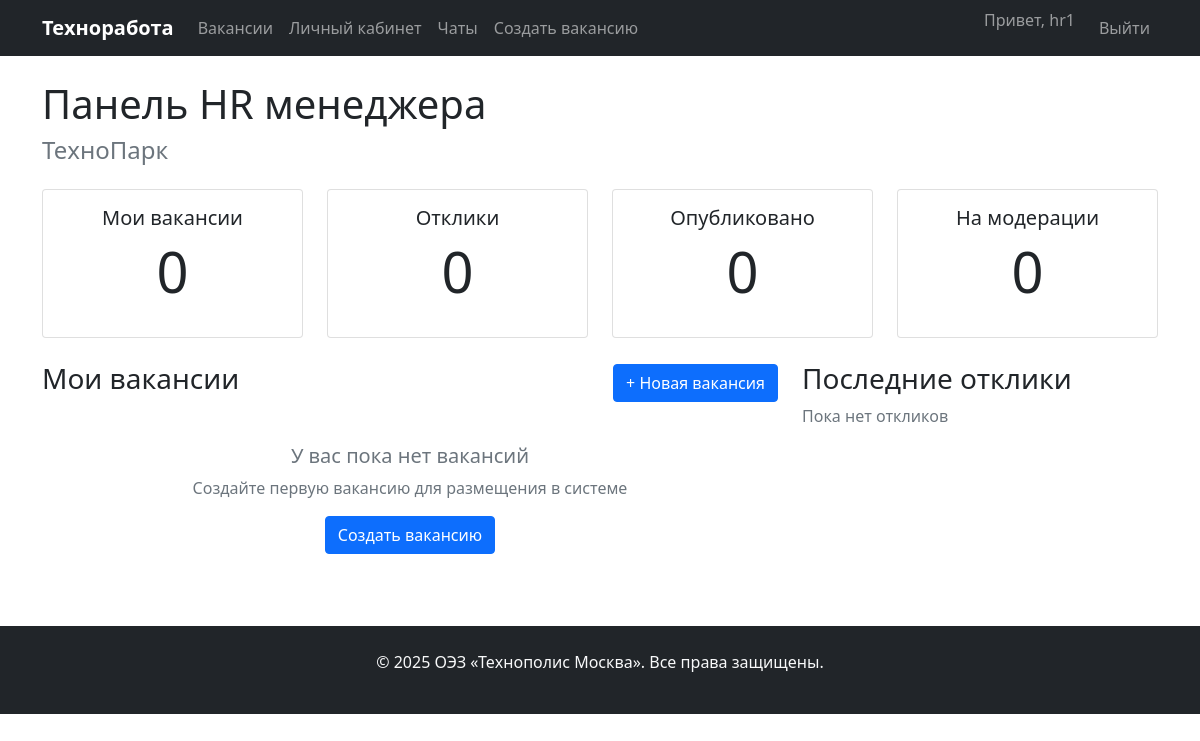
/dashboard/ (signed in), run on an earlier commit of the app's database.
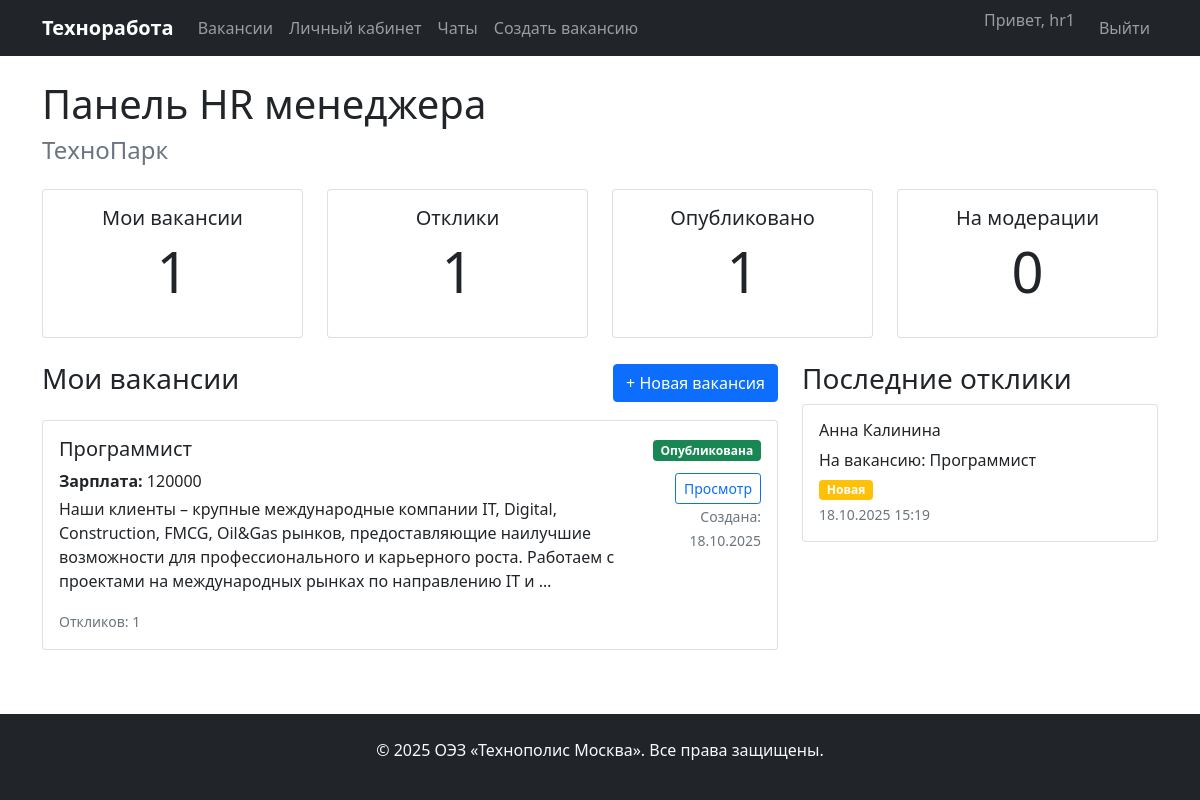
And on a later commit of the database.
### career_app/models.py (models this page shows, shortened)
class Vacancy(models.Model):
    STATUS_CHOICES = [
        ('draft', 'Черновик'),
        ('moderation', 'На модерации'),
        ('published', 'Опубликована'),
        ('rejected', 'Отклонена'),
        ('closed', 'Закрыта'),
    ]
    title = models.CharField(max_length=200, verbose_name="Должность")
    company = models.ForeignKey(Company, on_delete=models.CASCADE, verbose_name="Компания")
    category = models.ForeignKey(Category, on_delete=models.SET_NULL, null=True, blank=True, verbose_name="Категория")
    description = models.TextField(verbose_name="Описание вакансии")
    requirements = models.TextField(verbose_name="Требования")
    salary = models.CharField(max_length=100, blank=True, verbose_name="Зарплата")
    contact_info = models.TextField(verbose_name="Контактная информация")
    status = models.CharField(max_length=20, choices=STATUS_CHOICES, default='draft', verbose_name="Статус")
    created_by = models.ForeignKey(User, on_delete=models.CASCADE, verbose_name="Создатель")
    created_at = models.DateTimeField(auto_now_add=True)
    published_at = models.DateTimeField(null=True, blank=True)
    auto_close_at = models.DateTimeField(null=True, blank=True, verbose_name="Автоматическое закрытие")
    objects = models.Manager()
    class Meta:
        verbose_name = "Вакансия"
        verbose_name_plural = "Вакансии"
        ordering = ['-created_at']

class Application(models.Model):
    STATUS_CHOICES = [
        ('new', 'Новая'),
        ('reviewed', 'Рассмотрена'),
        ('invited', 'Приглашен'),
        ('rejected', 'Отклонена'),
    ]
    vacancy = models.ForeignKey(Vacancy, on_delete=models.CASCADE, verbose_name="Вакансия")
    applicant = models.ForeignKey(Applicant, on_delete=models.CASCADE, verbose_name="Соискатель")
    cover_letter = models.TextField(blank=True, verbose_name="Сопроводительное письмо")
    status = models.CharField(max_length=20, choices=STATUS_CHOICES, default='new', verbose_name="Статус")
    applied_at = models.DateTimeField(auto_now_add=True)
    objects = models.Manager()
    class Meta:
        verbose_name = "Отклик"
        verbose_name_plural = "Отклики"
        ordering = ['-applied_at']

class Applicant(models.Model):
    user = models.OneToOneField(User, on_delete=models.CASCADE, null=True, blank=True)
    first_name = models.CharField(max_length=100, verbose_name="Имя")
    last_name = models.CharField(max_length=100, verbose_name="Фамилия")
    email = models.EmailField(verbose_name="Email")
    phone = models.CharField(max_length=20, verbose_name="Телефон")
    resume_file = models.FileField(upload_to='resumes/', null=True, blank=True, verbose_name="Файл резюме")
    resume_text = models.TextField(blank=True, verbose_name="Текст резюме")
    created_at = models.DateTimeField(auto_now_add=True)
    objects = models.Manager()
    class Meta:
        verbose_name = "Соискатель"
        verbose_name_plural = "Соискатели"

### career_app/views.py (the view)
# urls.py: path('dashboard/', views.dashboard, name='dashboard'),
@login_required
def dashboard(request):
    try:
        user_profile = request.user.userprofile
    except UserProfile.DoesNotExist:
        messages.info(request, "Пожалуйста, завершите настройку вашего профиля.")
        return redirect('profile_setup')
    if not user_profile.can_access_dashboard():
        messages.warning(request, "Ваш аккаунт ожидает подтверждения администратором.")
        return redirect('pending_approval')
    if user_profile.role == 'admin':
        return admin_dashboard(request)
    elif user_profile.role == 'hr':
        return hr_dashboard(request)
    elif user_profile.role == 'university':
        return university_dashboard(request)
    else:
        return applicant_dashboard(request)

### career_app/models.py (called while the page is built)
    def can_access_dashboard(self):
        if self.role == 'admin':
            return True
        if self.role == 'applicant':
            return True
        return self.is_approved

### career_app/views.py (called while the page is built)
def is_hr(user):
    try:
        return user.userprofile.role == 'hr' and user.userprofile.is_approved
    except UserProfile.DoesNotExist:
        return False

@login_required
@user_passes_test(is_hr)
def hr_dashboard(request):
    company = request.user.userprofile.company
    vacancies = Vacancy.objects.filter(company=company)
    applications = Application.objects.filter(vacancy__company=company)
    vacancies_published = vacancies.filter(status='published').count()
    vacancies_moderation = vacancies.filter(status='moderation').count()
    context = {
        'company': company,
        'vacancies': vacancies,
        'applications': applications,
        'vacancies_published': vacancies_published,
        'vacancies_moderation': vacancies_moderation,
    }
    return render(request, 'career_app/hr_dashboard.html', context)

### templates/career_app/hr_dashboard.html (shortened to what the changed rows need)
{% extends 'base.html' %}
{% block content %}
<div class="container mt-4">
    <h1>Панель HR менеджера</h1>
    <div class="row mt-4">
        <div class="col-md-3">
            <div class="card">
                <div class="card-body text-center">
                    <h5 class="card-title">Мои вакансии</h5>
                    <p class="display-4">{{ vacancies.count }}</p>
                </div>
            </div>
        </div>
        <div class="col-md-3">
            <div class="card">
                <div class="card-body text-center">
                    <h5 class="card-title">Отклики</h5>
                    <p class="display-4">{{ applications.count }}</p>
                </div>
            </div>
        </div>
        <div class="col-md-3">
            <div class="card">
                <div class="card-body text-center">
                    <h5 class="card-title">Опубликовано</h5>
                    <p class="display-4">{{ vacancies_published }}</p>
                </div>
            </div>
        </div>
    </div>
    <div class="row mt-4">
        <div class="col-md-8">
            {% for vacancy in vacancies %}
            <div class="card mb-3">
    <div class="card-body">
        <div class="d-flex justify-content-between align-items-start">
            <div>
                <h5 class="card-title">{{ vacancy.title }}</h5>
                <p class="card-text mb-1">
                    {% if vacancy.salary %}
                    <strong>Зарплата:</strong> {{ vacancy.salary }}
                    {% endif %}
                </p>
                <p class="card-text">
                    {{ vacancy.description|truncatewords:30 }}
                </p>
                <p class="card-text">
                    <small class="text-muted">
                        Откликов: {{ vacancy.application_set.count }}
                    </small>
                </p>
            </div>
            <div class="text-end">
                <span class="badge bg-{% if vacancy.status == 'published' %}success{% elif vacancy.status == 'moderation' %}warning{% elif vacancy.status == 'rejected' %}danger{% else %}secondary{% endif %} mb-2">
                    {{ vacancy.get_status_display }}
                </span>
                <br>
                <a href="{% url 'vacancy_detail' vacancy.pk %}" class="btn btn-sm btn-outline-primary mt-1">Просмотр</a>
                <br>
                <small class="text-muted">
                    Создана: {{ vacancy.created_at|date:"d.m.Y" }}
                </small>
            </div>
        </div>
    </div>
</div>
            {% empty %}
            <div class="text-center py-4">
                <h5 class="text-muted">У вас пока нет вакансий</h5>
                <p class="text-muted">Создайте первую вакансию для размещения в системе</p>
                <a href="{% url 'create_vacancy' %}" class="btn btn-primary">Создать вакансию</a>
            </div>
            {% endfor %}
        </div>
        <div class="col-md-4">
            <h3>Последние отклики</h3>
            {% for application in applications|slice:":5" %}
            <div class="card mb-2">
                <div class="card-body">
                    <h6>{{ application.applicant.first_name }} {{ application.applicant.last_name }}</h6>
                    <p class="mb-1">На вакансию: {{ application.vacancy.title }}</p>
                    <span class="badge bg-{% if application.status == 'new' %}warning{% elif application.status == 'reviewed' %}info{% elif application.status == 'invited' %}success{% else %}danger{% endif %}">
                        {{ application.get_status_display }}
                    </span>
                    <small class="text-muted d-block mt-1">{{ application.applied_at|date:"d.m.Y H:i" }}</small>
                </div>
            </div>
            {% empty %}
            <p class="text-muted">Пока нет откликов</p>
            {% endfor %}
        </div>
    </div>
</div>
{% endblock %}

What changed in the data, as far as the page shows it:
added Vacancy: title "Программист", salary "120000", description "Наши клиенты – крупные международные компании IT, Digital, Construction, FMCG, Oil&Gas рынков, предоставляющие наилучшие возможности для профессионального и карьерного роста. Работаем с проектами на международных рынках по направлению IT и …", application_set.count "1", status "Опубликована", created_at "18.10.2025"
added Application: applicant.first_name "Анна", applicant.last_name "Калинина", vacancy "Программист", status "Новая", applied_at "18.10.2025 15:19"
Also different on the page:
{{ vacancies.count }}: "0" → "1"
{{ applications.count }}: "0" → "1"
{{ vacancies_published }}: "0" → "1"
text no longer shown: "У вас пока нет вакансий Создайте первую вакансию для размещения в системе Создать вакансию Пока нет откликов"
